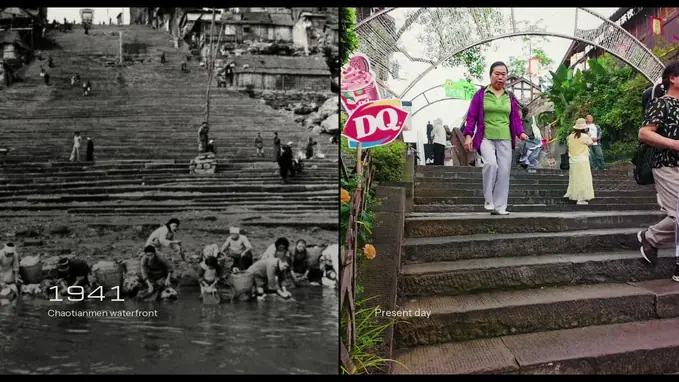
#> input picture styles/city-symphony/showcase/plates/chongqing-archive.webp, 679 x 382 px
$ python render.py ../../showcase/plates/chongqing-archive.webp out.png
#> lines starting #> are read from the running program, lines starting #| are printed output that depends on the picture; after the words box and inside, x2 and y2 are one past the last pixel; in counts of white or black regions, pixels touching at a corner belong together
### styles/city-symphony/starter/scripts/print_look.py
"""Photographic release-print pass and metrical split-screen primitives. All plates use BGR."""
import math
import cv2
import numpy as np


def cover(image, width, height, zoom=1.0, center=(.5,.5)):
    h,w=image.shape[:2]
    ratio=min(w/width,h/height)/zoom
    cw,ch=max(1,round(width*ratio)),max(1,round(height*ratio))
    x=min(w-cw,max(0,round(center[0]*w-cw/2)))
    y=min(h-ch,max(0,round(center[1]*h-ch/2)))
    return cv2.resize(image[y:y+ch,x:x+cw],(width,height),interpolation=cv2.INTER_LINEAR)


class Print:
    def __init__(self,width=1280,height=720,seed=713):
        self.width,self.height=width,height
        self.bar=round((height-width/1.85)/2)
        u=np.arange(256)/255
        shoulder=1/(1+np.exp(-6.2*(u-.47)))
        shoulder=(shoulder-shoulder[0])/(shoulder[-1]-shoulder[0])
        curve=(7+243*(.55*shoulder+.45*u))
        self.tone=np.clip(curve[:,None,None]*np.array([.965,1,1.025]),0,255).round().astype('uint8')
        yy,xx=np.ogrid[-1:1:height*1j,-1:1:width*1j]
        vignette=1-.105*np.clip((xx**2+yy**2-.15)/1.85,0,1)
        self.falloff=cv2.merge([np.round(vignette*255).astype('uint8')]*3)
        rng=np.random.default_rng(seed)
        self.grain=[]
        for _ in range(19):
            noise=rng.normal(128,4.3,(height//2,width//2)).clip(0,255).astype('uint8')
            noise=cv2.resize(noise,(width,height),interpolation=cv2.INTER_LINEAR)
            self.grain.append(cv2.cvtColor(noise,cv2.COLOR_GRAY2BGR))

    def grade(self,plate,frame,night=False,exposure=1.0):
        if exposure!=1.0:
            plate=cv2.convertScaleAbs(plate,alpha=exposure)
        low=cv2.resize(plate,(self.width//8,self.height//8),interpolation=cv2.INTER_AREA)
        bloom=cv2.GaussianBlur(cv2.subtract(low,(168,168,168,0)),(0,0),2.1)
        dx=.27*math.sin(frame*.201)+.12*math.sin(frame*.037)
        dy=.25*math.sin(frame*.169+.4)+.09*math.cos(frame*.051)
        plate=cv2.warpAffine(plate,np.float32([[1,0,dx],[0,1,dy]]),(self.width,self.height),flags=cv2.INTER_LINEAR,borderMode=cv2.BORDER_REFLECT_101)
        image=cv2.LUT(plate,self.tone)
        gray=cv2.cvtColor(image,cv2.COLOR_BGR2GRAY)
        image=cv2.addWeighted(image,.88,cv2.cvtColor(gray,cv2.COLOR_GRAY2BGR),.12,0)
        image=cv2.addWeighted(image,1,cv2.resize(bloom,(self.width,self.height)),.18 if night else .095,0)
        image=cv2.multiply(image,self.falloff,scale=1/255)
        image=cv2.addWeighted(image,1,self.grain[(frame*7+frame//19)%19],1,-128)
        return image

    def matte(self,image):
        if self.bar:
            image[:self.bar]=0
            image[-self.bar:]=0
        return image


# [33 lines left out: functions day_ring, split, grid, not called in this run]

### styles/city-symphony/starter/scripts/render.py
"""Apply the print treatment to an authored still for shot calibration."""
import argparse
from pathlib import Path
import cv2
from print_look import Print,cover

def main():
    parser=argparse.ArgumentParser(description=__doc__)
    parser.add_argument('source',type=Path)
    parser.add_argument('out',type=Path)
    parser.add_argument('--night',action='store_true')
    args=parser.parse_args()
    source=cv2.imread(str(args.source))
#> source is the input picture: shape (382, 679, 3); mean B, G, R 77, 83.7, 86.8
    if source is None:parser.error('Supply a readable photograph or source frame.')
    treatment=Print();plate=cover(source,1280,720)
    if not cv2.imwrite(str(args.out),treatment.matte(treatment.grade(plate,0,args.night))):
#> in grade, `low=cv2.resize(plate,(self.width//8,self.height//8),interpolation=cv2...`:
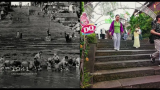
#> low: shape (90, 160, 3); mean B, G, R 76.8, 83.6, 86.7
#> in grade, `bloom=cv2.GaussianBlur(cv2.subtract(low,(168,168,168,0)),(0,0),2.1)`:
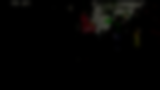
#> bloom: shape (90, 160, 3); mean B, G, R 2.9, 3.7, 4
#> in grade, `image=cv2.LUT(plate,self.tone)`:
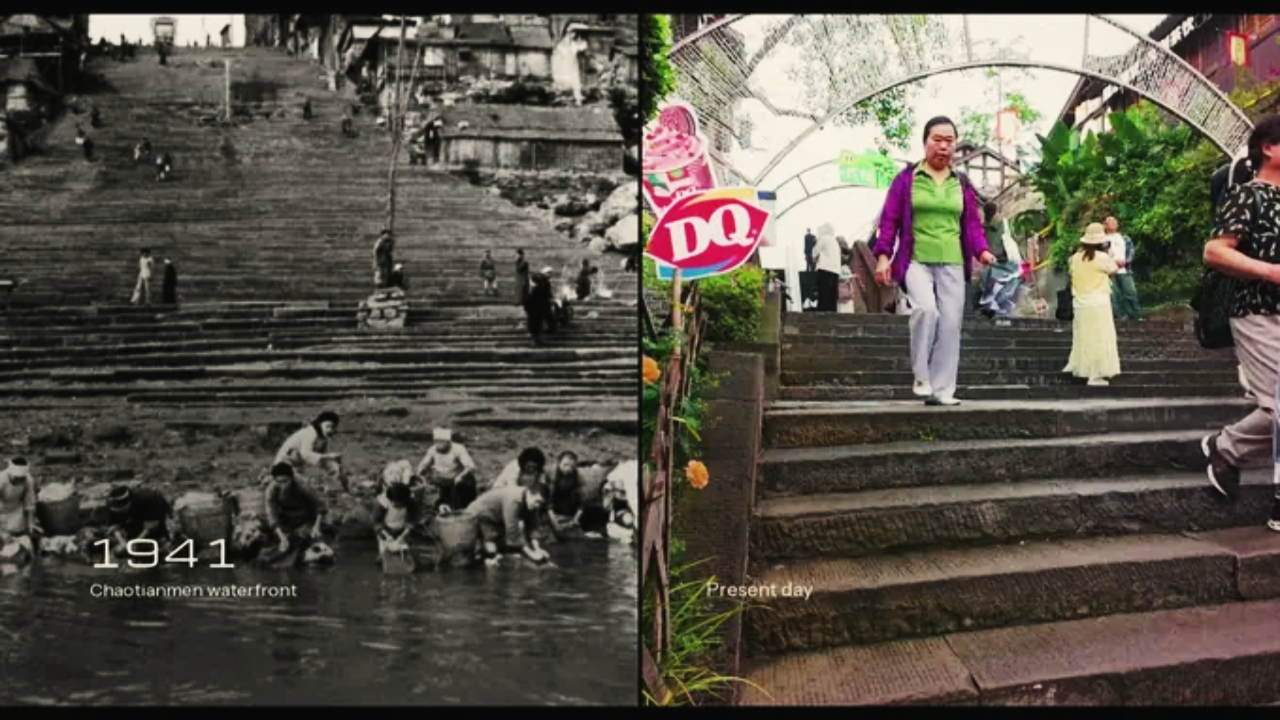
#> image: shape (720, 1280, 3); mean B, G, R 73, 82.4, 88
#> in grade, `gray=cv2.cvtColor(image,cv2.COLOR_BGR2GRAY)`:
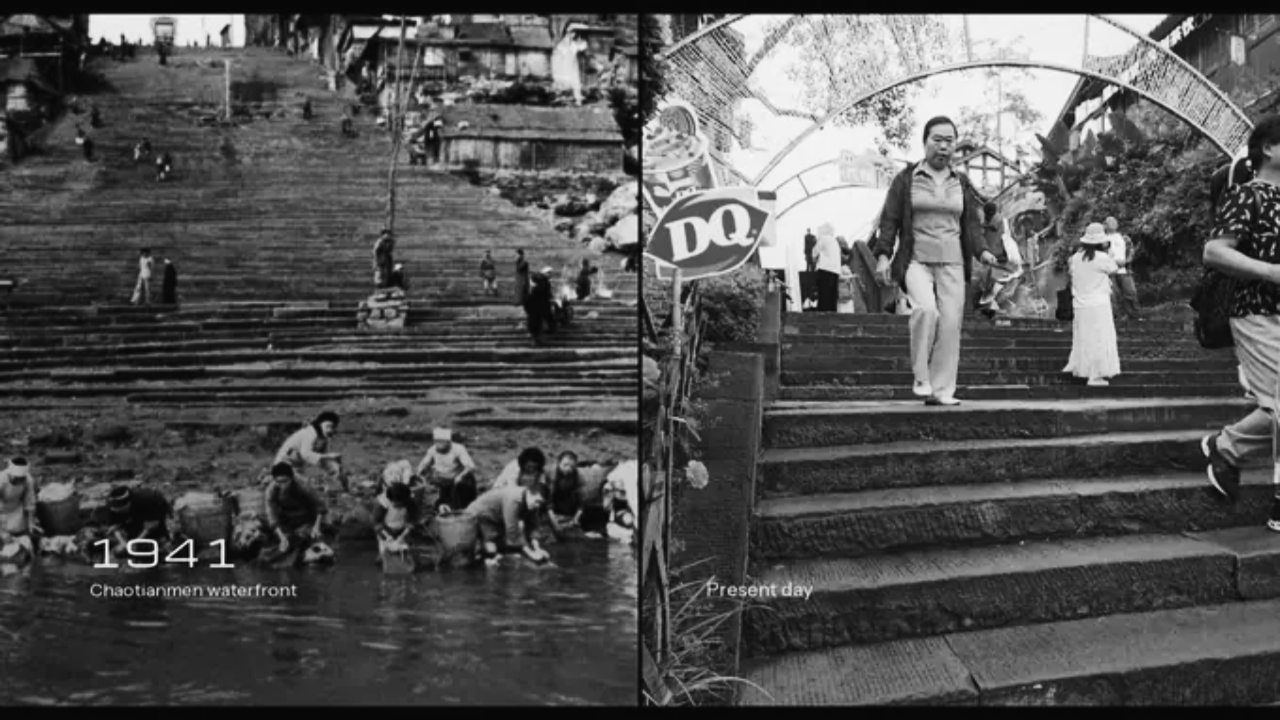
#> gray: shape (720, 1280); min 7, max 249, mean 83
#> in matte, `image[:self.bar]=0`:
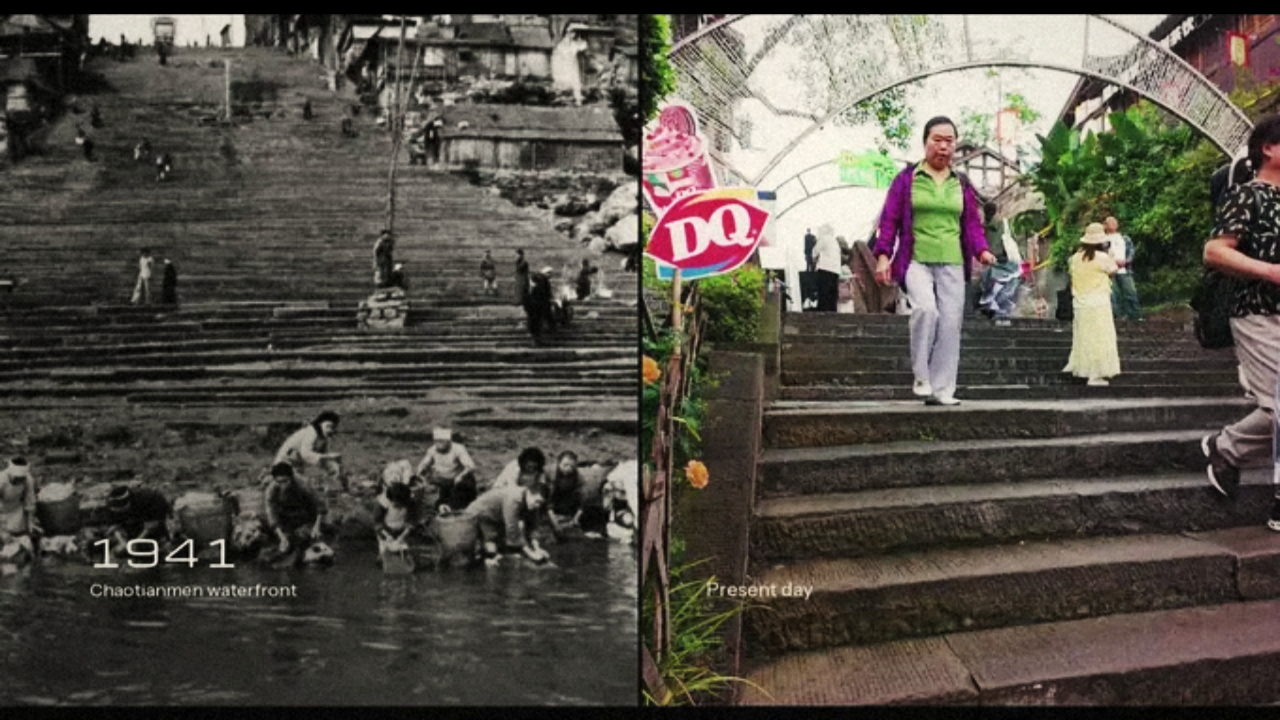
#> image: shape (720, 1280, 3); mean B, G, R 71.6, 79.8, 84.6
#> in matte, `image[-self.bar:]=0`: image: shape (720, 1280, 3); 1.92% of pixels changed, all inside (x1, y1, x2, y2) = (0, 706, 1280, 720)
        raise SystemExit('Could not write the calibration frame.')

if __name__=='__main__':main()

$ run again, on styles/city-symphony/showcase/plates/new-york-archive.webp
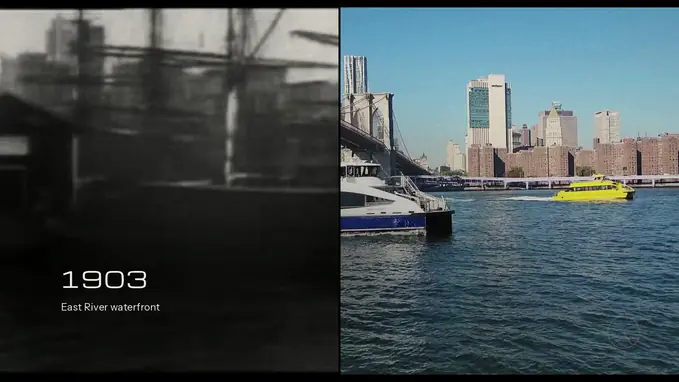
#> input picture styles/city-symphony/showcase/plates/new-york-archive.webp, 679 x 382 px
#> in main, source is the input picture: shape (382, 679, 3); mean B, G, R 82.3, 79.9, 68.6
#> in grade, `bloom=cv2.GaussianBlur(cv2.subtract(low,(168,168,168,0)),(0,0),2.1)`:
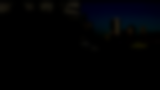
#> bloom: shape (90, 160, 3); mean B, G, R 3.8, 1.9, 1.2
#> in matte, `image[:self.bar]=0`:
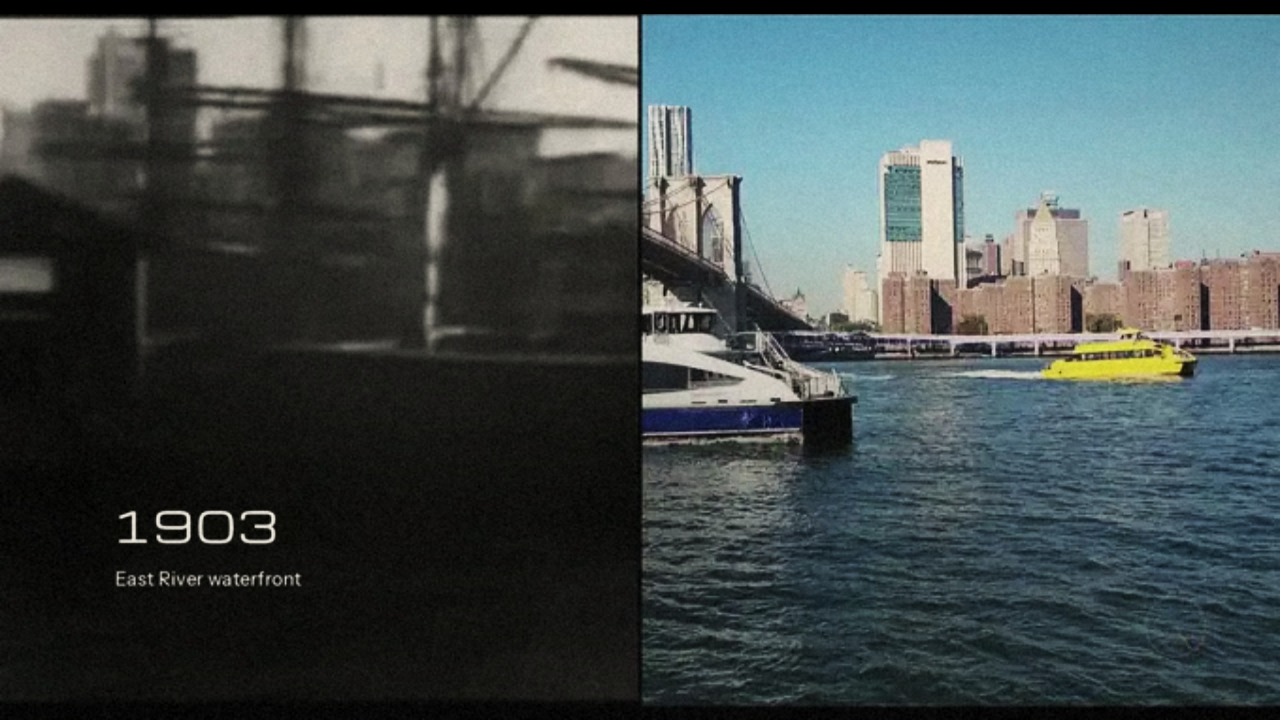
#> image: shape (720, 1280, 3); mean B, G, R 78.7, 78.8, 69.3

$ run again, on styles/city-symphony/showcase/plates/san-francisco-archive.webp
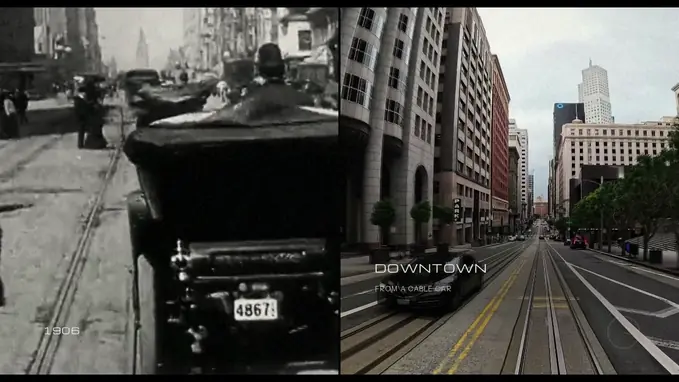
#> input picture styles/city-symphony/showcase/plates/san-francisco-archive.webp, 679 x 382 px
#> in main, source is the input picture: shape (382, 679, 3); mean B, G, R 78.4, 82.9, 83.6
#> in grade, `bloom=cv2.GaussianBlur(cv2.subtract(low,(168,168,168,0)),(0,0),2.1)`:
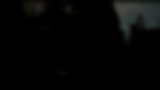
#> bloom: shape (90, 160, 3); mean B, G, R 5, 5.3, 4.8
#> in matte, `image[-self.bar:]=0`:
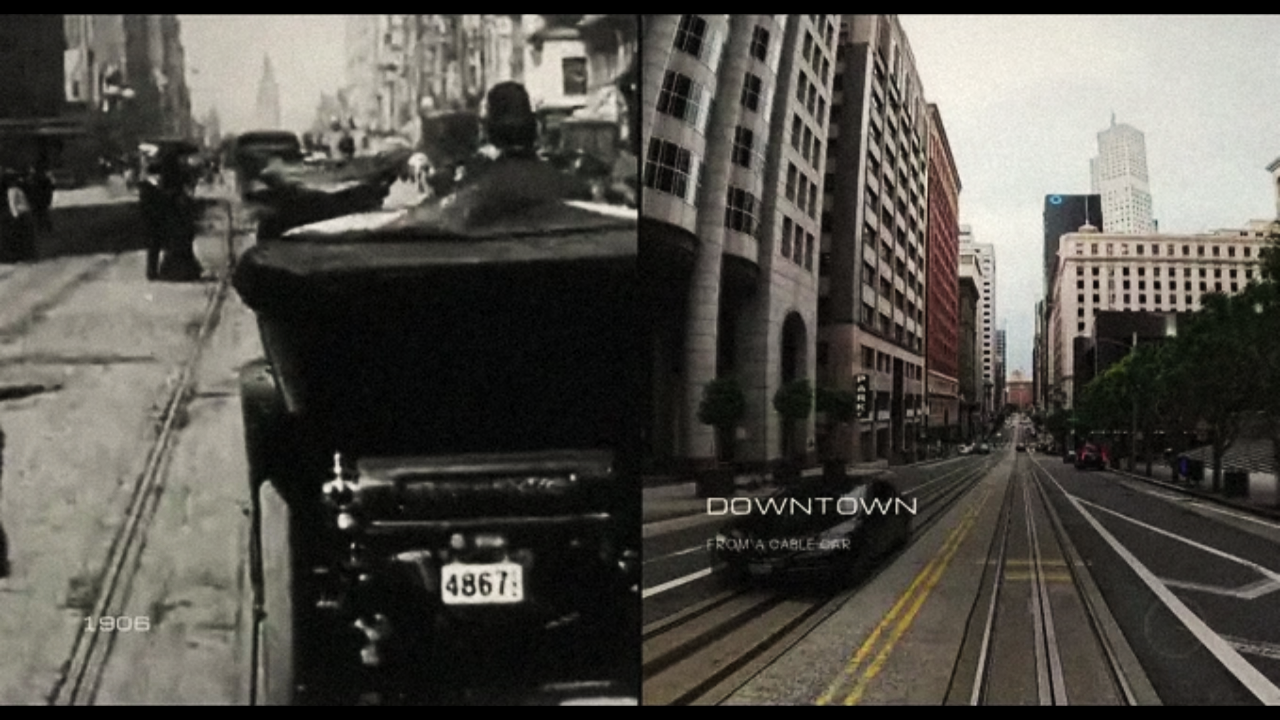
#> image: shape (720, 1280, 3); mean B, G, R 75, 81.3, 84
